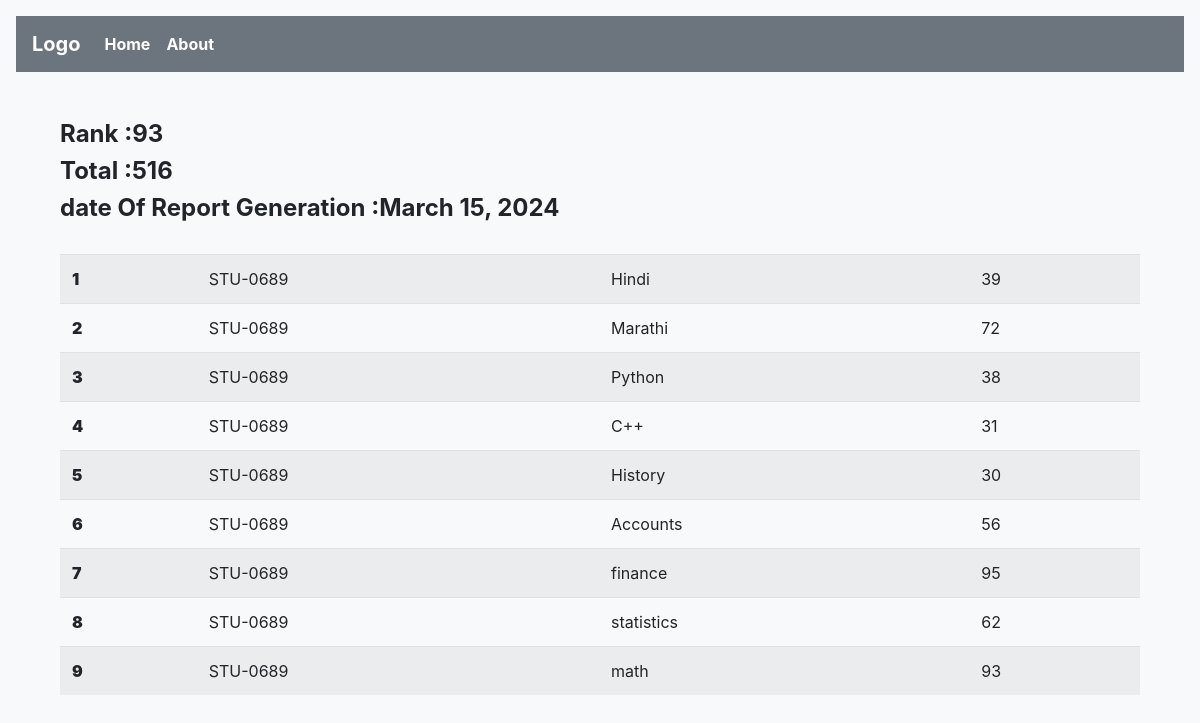
/studentApp/seeMarks/STU-0689, run on the app's committed database.
### studentApp/models.py (models this page shows, shortened)
class SubjectMarks(models.Model):
    student=models.ForeignKey(Student,related_name="studentmarks",on_delete=models.CASCADE)
    subject=models.ForeignKey(Subject,related_name="subject",on_delete=models.CASCADE)
    marks = models.IntegerField()
    class Meta:
        unique_together = ['student','subject']#this is used to maintain the uniqueness where one student should not repeat same subject again

class Student(models.Model):
    department=models.ForeignKey(Department,on_delete=models.CASCADE,related_name="depart")
    student_id=models.ForeignKey(StudentId,on_delete = models.CASCADE,related_name="studentid")
    student_name= models.CharField(max_length=100)
    student_email =models.EmailField(unique=True)
    student_age = models.IntegerField(default=18)
    student_address = models.TextField()
    class Meta:
        ordering=['student_name']
        verbose_name='student'

class StudentRank(models.Model):
    student=models.ForeignKey(Student,related_name="studentrank",on_delete=models.CASCADE)
    student_rank=models.IntegerField()
    date_of_report_generation=models.DateField(auto_now_add=True)
    class Meta:
        unique_together=['student_rank','date_of_report_generation']

class StudentId(models.Model):
    student_id=models.CharField(max_length=100)
    def __str__(self) -> str:
        return self.student_id

class Subject(models.Model):
    subject_name=models.CharField(max_length=100)

### studentApp/views.py (the view)
# urls.py: path("seeMarks/<student_id>",views.seeMarks,name="seeMarks"),
def seeMarks(request,student_id):
    queryset=SubjectMarks.objects.filter(student__student_id__student_id=student_id)
    total_marks=queryset.aggregate(total_marks=Sum('marks'))
    return render(request,"studentApp/seeMarks.html",{"queryset":queryset,"total_marks":total_marks})

### templates/studentApp/seeMarks.html (shortened to what this page needs)
{% extends 'base.html' %}
{% block content %}
<div class="container mt-5">
      <h4><b>Rank  :{{queryset.first.student.studentrank.first.student_rank}}</b></h4>
      <h4><b>Total  :{{total_marks.total_marks}}</b></h4>
      <h4><b>date Of Report Generation  :{{queryset.first.student.studentrank.first.date_of_report_generation}}</b></h4>
      <br>
      <table class="table table-striped table-hover">
        <tbody>
            {% for marks in queryset %}
            <tr>
                <th scope="row"><b>{{forloop.counter}}</b></th>
                <td>{{marks.student.student_id}}</td>
                <td>{{marks.subject.subject_name}}</td>
                <td>{{marks.marks}}</td>
            </tr>
            {% endfor %}
        </tbody>
    </table>
</div>
{% endblock %}

### data on the page
SubjectMarks: first.student.studentrank.first.student_rank "93", first.student.studentrank.first.date_of_report_generation "March 15, 2024", student.student_id "STU-0689", subject.subject_name "Hindi", marks "39"
SubjectMarks: student.student_id "STU-0689", subject.subject_name "Marathi", marks "72"
SubjectMarks: student.student_id "STU-0689", subject.subject_name "Python", marks "38"
SubjectMarks: student.student_id "STU-0689", subject.subject_name "C++", marks "31"
SubjectMarks: student.student_id "STU-0689", subject.subject_name "History", marks "30"
SubjectMarks: student.student_id "STU-0689", subject.subject_name "Accounts", marks "56"
SubjectMarks: student.student_id "STU-0689", subject.subject_name "finance", marks "95"
SubjectMarks: student.student_id "STU-0689", subject.subject_name "statistics", marks "62"
SubjectMarks: student.student_id "STU-0689", subject.subject_name "math", marks "93"

### other printed values
{{ total_marks.total_marks }} "516"
